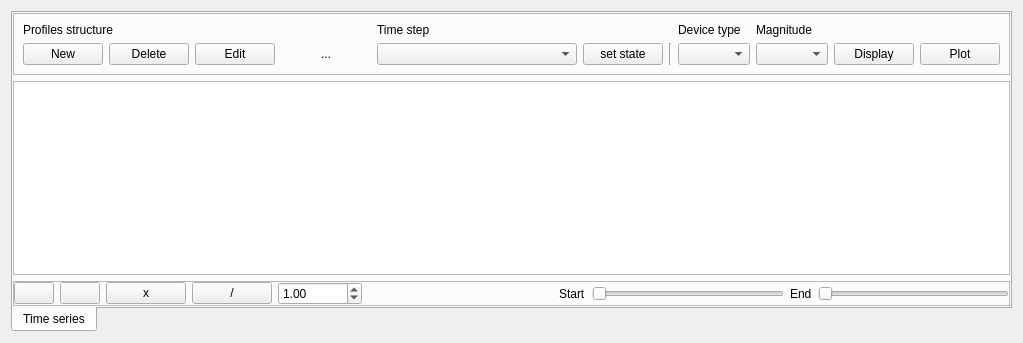
      <widget class="QWidget" name="TimeEventsTab">
       <attribute name="icon">
        <iconset resource="icons.qrc">
         <normaloff>:/Icons/icons/clock.svg</normaloff>:/Icons/icons/clock.svg</iconset>
       </attribute>
       <attribute name="title">
        <string>Time events</string>
       </attribute>
       <layout class="QVBoxLayout" name="verticalLayout_4">
        <item>
         <widget class="QTabWidget" name="tabWidget_4">
          <property name="layoutDirection">
           <enum>Qt::LeftToRight</enum>
          </property>
          <property name="tabPosition">
           <enum>QTabWidget::South</enum>
          </property>
          <property name="currentIndex">
           <number>0</number>
          </property>
          <widget class="QWidget" name="tab_11">
           <attribute name="title">
            <string>Time series</string>
           </attribute>
           <layout class="QVBoxLayout" name="verticalLayout_14">
            <property name="leftMargin">
             <number>0</number>
            </property>
            <property name="topMargin">
             <number>0</number>
            </property>
            <property name="rightMargin">
             <number>0</number>
            </property>
            <property name="bottomMargin">
             <number>0</number>
            </property>
            <item>
             <widget class="QFrame" name="frame">
              <property name="frameShape">
               <enum>QFrame::StyledPanel</enum>
              </property>
              <property name="frameShadow">
               <enum>QFrame::Raised</enum>
              </property>
              <layout class="QGridLayout" name="gridLayout_5">
               <item row="1" column="3">
                <widget class="QPushButton" name="edit_profiles_pushButton">
                 <property name="text">
                  <string>Edit</string>
                 </property>
                 <property name="icon">
                  <iconset resource="icons.qrc">
                   <normaloff>:/Icons/icons/edit.svg</normaloff>:/Icons/icons/edit.svg</iconset>
                 </property>
                 <property name="flat">
                  <bool>false</bool>
                 </property>
                </widget>
               </item>
               <item row="1" column="11">
                <widget class="Line" name="line_7">
                 <property name="orientation">
                  <enum>Qt::Vertical</enum>
                 </property>
                </widget>
               </item>
               <item row="1" column="8" colspan="2">
                <widget class="QComboBox" name="profile_time_selection_comboBox">
                 <property name="minimumSize">
                  <size>
                   <width>200</width>
                   <height>0</height>
                  </size>
                 </property>
                </widget>
               </item>
               <item row="1" column="13">
                <widget class="QComboBox" name="profile_device_type_comboBox"/>
               </item>
               <item row="1" column="15">
                <widget class="QComboBox" name="device_type_magnitude_comboBox"/>
               </item>
               <item row="0" column="1" colspan="2">
                <widget class="QLabel" name="label_8">
                 <property name="text">
                  <string>Profiles structure</string>
                 </property>
                </widget>
               </item>
               <item row="1" column="5">
                <spacer name="horizontalSpacer">
                 <property name="orientation">
                  <enum>Qt::Horizontal</enum>
                 </property>
                 <property name="sizeHint" stdset="0">
                  <size>
                   <width>40</width>
                   <height>20</height>
                  </size>
                 </property>
                </spacer>
               </item>
               <item row="1" column="2">
                <widget class="QPushButton" name="delete_profiles_structure_pushButton">
                 <property name="text">
                  <string>Delete</string>
                 </property>
                 <property name="icon">
                  <iconset resource="icons.qrc">
                   <normaloff>:/Icons/icons/delete.svg</normaloff>:/Icons/icons/delete.svg</iconset>
                 </property>
                </widget>
               </item>
               <item row="1" column="10">
                <widget class="QPushButton" name="set_profile_state_button">
                 <property name="text">
                  <string>set state</string>
                 </property>
                </widget>
               </item>
               <item row="0" column="13">
                <widget class="QLabel" name="label_9">
                 <property name="text">
                  <string>Device type</string>
                 </property>
                </widget>
               </item>
               <item row="1" column="1">
                <widget class="QPushButton" name="new_profiles_structure_pushButton">
                 <property name="text">
                  <string>New</string>
                 </property>
                 <property name="icon">
                  <iconset resource="icons.qrc">
                   <normaloff>:/Icons/icons/new.svg</normaloff>:/Icons/icons/new.svg</iconset>
                 </property>
                </widget>
               </item>
               <item row="0" column="15">
                <widget class="QLabel" name="label_21">
                 <property name="text">
                  <string>Magnitude</string>
                 </property>
                </widget>
               </item>
               <item row="1" column="16">
                <widget class="QPushButton" name="profile_display_pushButton">
                 <property name="text">
                  <string>Display</string>
                 </property>
                 <property name="icon">
                  <iconset resource="icons.qrc">
                   <normaloff>:/Icons/icons/squares.svg</normaloff>:/Icons/icons/squares.svg</iconset>
                 </property>
                </widget>
               </item>
               <item row="0" column="8" colspan="3">
                <widget class="QLabel" name="label_10">
                 <property name="text">
                  <string>Time step</string>
                 </property>
                </widget>
               </item>
               <item row="1" column="6">
                <widget class="QLabel" name="profile_label">
                 <property name="text">
                  <string>...</string>
                 </property>
                </widget>
               </item>
               <item row="1" column="7">
                <spacer name="horizontalSpacer_9">
                 <property name="orientation">
                  <enum>Qt::Horizontal</enum>
                 </property>
                 <property name="sizeHint" stdset="0">
                  <size>
                   <width>40</width>
                   <height>20</height>
                  </size>
                 </property>
                </spacer>
               </item>
               <item row="1" column="17">
                <widget class="QPushButton" name="plot_time_series_pushButton">
                 <property name="text">
                  <string>Plot</string>
                 </property>
                 <property name="icon">
                  <iconset resource="icons.qrc">
                   <normaloff>:/Icons/icons/bars.svg</normaloff>:/Icons/icons/bars.svg</iconset>
                 </property>
                </widget>
               </item>
              </layout>
             </widget>
            </item>
            <item>
             <widget class="QTableView" name="tableView">
              <property name="layoutDirection">
               <enum>Qt::LeftToRight</enum>
              </property>
             </widget>
            </item>
            <item>
             <widget class="QFrame" name="frame_20">
              <property name="frameShape">
               <enum>QFrame::StyledPanel</enum>
              </property>
              <property name="frameShadow">
               <enum>QFrame::Raised</enum>
              </property>
              <layout class="QHBoxLayout" name="horizontalLayout_8">
               <property name="leftMargin">
                <number>0</number>
               </property>
               <property name="topMargin">
                <number>0</number>
               </property>
               <property name="rightMargin">
                <number>0</number>
               </property>
               <property name="bottomMargin">
                <number>0</number>
               </property>
               <item>
                <widget class="QPushButton" name="profile_add_pushButton">
                 <property name="toolTip">
                  <string>Add value to the profile</string>
                 </property>
                 <property name="text">
                  <string/>
                 </property>
                 <property name="icon">
                  <iconset resource="icons.qrc">
                   <normaloff>:/Icons/icons/plus.svg</normaloff>:/Icons/icons/plus.svg</iconset>
                 </property>
                </widget>
               </item>
               <item>
                <widget class="QPushButton" name="profile_subtract_pushButton">
                 <property name="toolTip">
                  <string>Subtract value from the profile</string>
                 </property>
                 <property name="text">
                  <string/>
                 </property>
                 <property name="icon">
                  <iconset resource="icons.qrc">
                   <normaloff>:/Icons/icons/minus.svg</normaloff>:/Icons/icons/minus.svg</iconset>
                 </property>
                </widget>
               </item>
               <item>
                <widget class="QPushButton" name="profile_multiply_pushButton">
                 <property name="toolTip">
                  <string>Multiply the profile by a value</string>
                 </property>
                 <property name="text">
                  <string>x</string>
                 </property>
                </widget>
               </item>
               <item>
                <widget class="QPushButton" name="profile_divide_pushButton">
                 <property name="toolTip">
                  <string>Divide the profile by a value</string>
                 </property>
                 <property name="text">
                  <string>/</string>
                 </property>
                </widget>
               </item>
               <item>
                <widget class="QDoubleSpinBox" name="profile_factor_doubleSpinBox">
                 <property name="maximum">
                  <double>9999999.000000000000000</double>
                 </property>
                 <property name="value">
                  <double>1.000000000000000</double>
                 </property>
                </widget>
               </item>
               <item>
                <spacer name="horizontalSpacer_7">
                 <property name="orientation">
                  <enum>Qt::Horizontal</enum>
                 </property>
                 <property name="sizeHint" stdset="0">
                  <size>
                   <width>40</width>
                   <height>20</height>
                  </size>
                 </property>
                </spacer>
               </item>
               <item>
                <widget class="QLabel" name="label_36">
                 <property name="text">
                  <string>Start</string>
                 </property>
                </widget>
               </item>
               <item>
                <widget class="QSlider" name="profile_start_slider">
                 <property name="orientation">
                  <enum>Qt::Horizontal</enum>
                 </property>
                </widget>
               </item>
               <item>
                <widget class="QLabel" name="label_35">
                 <property name="text">
                  <string>End</string>
                 </property>
                </widget>
               </item>
               <item>
                <widget class="QSlider" name="profile_end_slider">
                 <property name="orientation">
                  <enum>Qt::Horizontal</enum>
                 </property>
                </widget>
               </item>
              </layout>
             </widget>
            </item>
           </layout>
          </widget>
         </widget>
        </item>
       </layout>
      </widget>
